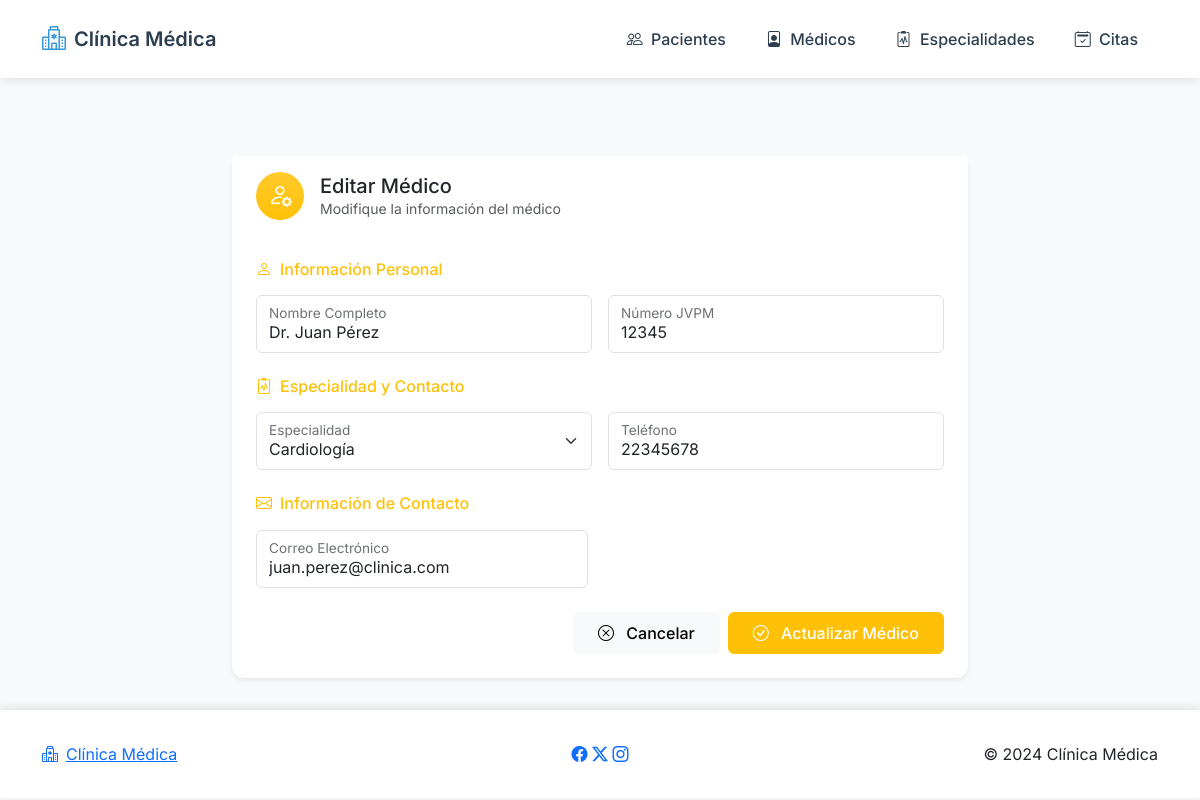
Screenshot of /index.php?controller=medico&action=editar&id=1 with the database file from the repository.
### tables this page shows
CREATE TABLE medicos (
    id_medico INT AUTO_INCREMENT NOT NULL,
    nombre_completo VARCHAR(100) NOT NULL,
    numero_jvpm VARCHAR(20) NOT NULL UNIQUE,
    telefono VARCHAR(8) NOT NULL,
    correo VARCHAR(100),
    id_especialidad INT NOT NULL,
    estado TINYINT(1) DEFAULT 1,
    fecha_registro TIMESTAMP DEFAULT CURRENT_TIMESTAMP,
    PRIMARY KEY (id_medico),
    FOREIGN KEY (id_especialidad) REFERENCES especialidades(id_especialidad)
);

CREATE TABLE especialidades (
    id_especialidad INT AUTO_INCREMENT NOT NULL,
    nombre_especialidad VARCHAR(50) NOT NULL,
    descripcion VARCHAR(200),
    estado TINYINT(1) DEFAULT 1,
    fecha_registro TIMESTAMP DEFAULT CURRENT_TIMESTAMP,
    PRIMARY KEY (id_especialidad)
);

### Modelos/Medico.php (called while the page is built, shortened)
<?php
require_once 'config/database.php';
class Medico {
    private $conn;
    private $table_name = "medicos";
    public $id_medico;
    public function __construct() {
        $database = new Database();
        $this->conn = $database->getConnection();
    }
    public function leerUno() {
        $query = "SELECT m.*, e.nombre_especialidad
                FROM " . $this->table_name . " m
                LEFT JOIN especialidades e ON m.id_especialidad = e.id_especialidad
                WHERE m.id_medico = ? AND m.estado = 1
                LIMIT 0,1";
        $stmt = $this->conn->prepare($query);
        $stmt->bindParam(1, $this->id_medico);
        $stmt->execute();
        $row = $stmt->fetch(PDO::FETCH_ASSOC);
        if($row) {
            $this->nombre_completo = $row['nombre_completo'];
            $this->numero_jvpm = $row['numero_jvpm'];
            $this->telefono = $row['telefono'];
            $this->correo = $row['correo'];
            $this->id_especialidad = $row['id_especialidad'];
            return true;
        }
        return false;
    }
}

### config/Database.php (called while the page is built, shortened)
<?php
class Database {
    private $host = 'localhost';
    private $db_name = 'l2_clinicaab123456';
    private $username = 'root';
    private $password = '';
    public function getConnection() {
        $this->conn = null;
        try {
            $this->conn = new PDO(
                "mysql:host=" . $this->host . ";dbname=" . $this->db_name,
                $this->username,
                $this->password
            );
            $this->conn->setAttribute(PDO::ATTR_ERRMODE, PDO::ERRMODE_EXCEPTION);
            $this->conn->exec("set names utf8");
        } catch(PDOException $e) {
            echo "Error de conexión: " . $e->getMessage();
        }
        return $this->conn;
    }
}

### Modelos/Especialidad.php (called while the page is built, shortened)
<?php
require_once 'config/database.php';
class Especialidad {
    private $conn;
    private $table_name = "especialidades";
    public function __construct() {
        $database = new Database();
        $this->conn = $database->getConnection();
    }
    public function leer() {
        $query = "SELECT * FROM " . $this->table_name . "
                WHERE estado = 1
                ORDER BY nombre_especialidad";
        $stmt = $this->conn->prepare($query);
        $stmt->execute();
        return $stmt;
    }
}

### Vistas/medicos/editar.php (the view, shortened to what this page needs)
<?php require_once 'Vistas/templates/header.php'; ?>
<div class="container mt-5">
    <div class="row justify-content-center">
        <div class="col-lg-8">
            <div class="card border-0 shadow-sm">
                <div class="card-header bg-white py-3">
                    <div class="d-flex align-items-center">
                        <div class="feature-icon bg-warning bg-gradient text-white rounded-circle me-3">
                            <i class="bi bi-person-gear"></i>
                        </div>
                        <div>
                            <h5 class="mb-0">Editar Médico</h5>
                            <p class="text-muted small mb-0">Modifique la información del médico</p>
                        </div>
                    </div>
                </div>
                <div class="card-body p-4">
                    <form action="index.php?controller=medico&action=editar&id=<?php echo $this->medicoModel->id_medico; ?>"
                          method="POST" class="needs-validation" novalidate>
                        <div class="mb-4">
                            <h6 class="text-warning mb-3">
                                <i class="bi bi-person me-2"></i>Información Personal
                            </h6>
                            <div class="row g-3">
                                <div class="col-md-6">
                                    <div class="form-floating">
                                        <input type="text" class="form-control" id="nombre_completo"
                                               name="nombre_completo" placeholder="Nombre Completo"
                                               value="<?php echo htmlspecialchars($this->medicoModel->nombre_completo); ?>"
                                               required>
                                        <label for="nombre_completo">Nombre Completo</label>
                                    </div>
                                </div>
                                <div class="col-md-6">
                                    <div class="form-floating">
                                        <input type="text" class="form-control" id="numero_jvpm"
                                               name="numero_jvpm" pattern="[0-9]{5}"
                                               placeholder="JVPM"
                                               value="<?php echo htmlspecialchars($this->medicoModel->numero_jvpm); ?>"
                                               required>
                                        <label for="numero_jvpm">Número JVPM</label>
                                    </div>
                                </div>
                            </div>
                        </div>
                        <div class="mb-4">
                            <h6 class="text-warning mb-3">
                                <i class="bi bi-clipboard2-pulse me-2"></i>Especialidad y Contacto
                            </h6>
                            <div class="row g-3">
                                <div class="col-md-6">
                                    <div class="form-floating">
                                        <select class="form-select" id="id_especialidad"
                                                name="id_especialidad" required>
                                            <?php while ($especialidad = $especialidades->fetch(PDO::FETCH_ASSOC)): ?>
                                                <option value="<?php echo $especialidad['id_especialidad']; ?>"
                                                    <?php echo ($this->medicoModel->id_especialidad == $especialidad['id_especialidad']) ? 'selected' : ''; ?>>
                                                    <?php echo htmlspecialchars($especialidad['nombre_especialidad']); ?>
                                                </option>
                                            <?php endwhile; ?>
                                        </select>
                                        <label for="id_especialidad">Especialidad</label>
                                    </div>
                                </div>
                                <div class="col-md-6">
                                    <div class="form-floating">
                                        <input type="text" class="form-control" id="telefono"
                                               name="telefono" pattern="[0-9]{8}"
                                               placeholder="Teléfono"
                                               value="<?php echo htmlspecialchars($this->medicoModel->telefono); ?>"
                                               required>
                                        <label for="telefono">Teléfono</label>
                                    </div>
                                </div>
                            </div>
                        </div>
                        <div class="mb-4">
                            <h6 class="text-warning mb-3">
                                <i class="bi bi-envelope me-2"></i>Información de Contacto
                            </h6>
                            <div class="row">
                                <div class="col-md-6">
                                    <div class="form-floating">
                                        <input type="email" class="form-control" id="correo"
                                               name="correo" placeholder="Correo"
                                               value="<?php echo htmlspecialchars($this->medicoModel->correo); ?>"
                                               required>
                                        <label for="correo">Correo Electrónico</label>
                                    </div>
                                </div>
                            </div>
                        </div>
                        <div class="d-flex justify-content-end gap-2 mt-4">
                            <a href="index.php?controller=medico&action=index"
                               class="btn btn-light">
                                <i class="bi bi-x-circle me-2"></i>
                                Cancelar
                            </a>
                            <button type="submit" class="btn btn-warning text-white">
                                <i class="bi bi-check-circle me-2"></i>
                                Actualizar Médico
                            </button>
                        </div>
                    </form>
                </div>
            </div>
        </div>
    </div>
</div>
<?php require_once 'Vistas/templates/footer.php'; ?>

### public/css/UM18002_L2_ClaveX.css (style rules this page uses)
:root { --primary-color: #3498db; --success-color: #2ecc71; --info-color: #17a2b8; --warning-color: #f1c40f; --danger-color: #e74c3c; --border-radius: 6px; --transition: all 0.3s ease; }
body { font-family: "Inter", sans-serif; background-color: #f8f9fa; padding-top: 76px; }
.card { border: none; border-radius: 12px; box-shadow: 0 0.125rem 0.25rem rgba(0, 0, 0, 0.075); }
.card-header { background-color: white; border-bottom: none; padding: 1.5rem; }
.form-floating > .form-control, .form-floating > .form-select { height: calc(3.5rem + 2px); }
.btn { padding: 0.5rem 1.5rem; font-weight: 500; border-radius: var(--border-radius); transition: var(--transition); }
.feature-icon { width: 48px; height: 48px; display: flex; align-items: center; justify-content: center; font-size: 1.5rem; border-radius: 50%; }

### rows the page displays
medicos: nombre_completo "Dr. Juan Pérez", numero_jvpm "12345", id_especialidad "Cardiología", telefono "22345678", correo "juan.perez@clinica.com"
